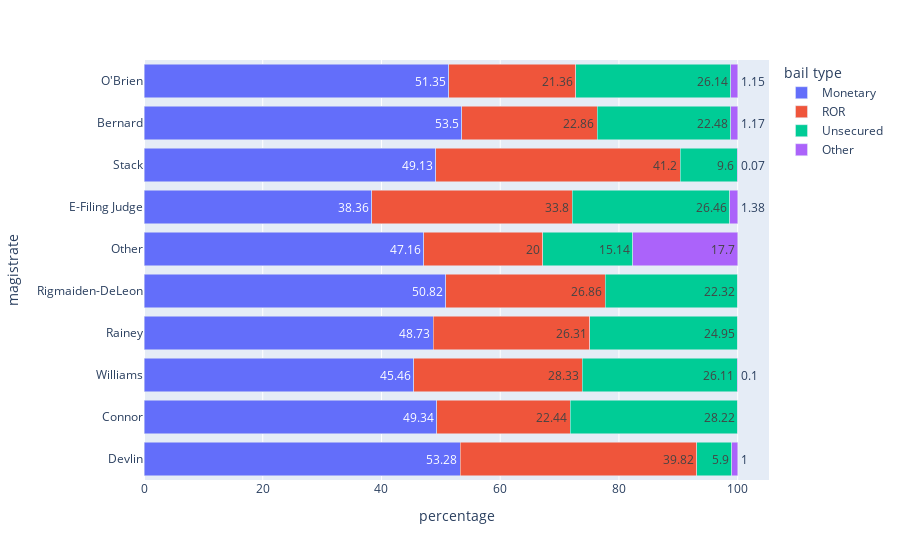

Notebook cell for this chart:
### Code cell
fig = px.bar(df_magistrate,
             orientation = "h",
             barmode = "stack",
             x = ["Monetary", "ROR", "Unsecured", "Other"],
             text = "value",
             hover_data={"Total": True, "bail_amount": True, "value": False, "variable": False},
             labels = {"value": "percentage",
                       "variable": "bail type",
                       "bail_amount": "Total bail amount set",
                       "Total": "Total case count"}
            )
fig.show()

### Figure 1 — Plotly figure (JSON) as saved in the notebook; plotly's stock layout.template omitted (floating-point values rounded to 4 significant figures)
{"data": [{"alignmentgroup": "True", "customdata": [[899, "$50,214", 53.28, "Monetary"], [985, "$93,792", 49.34, "Monetary"], [992, "$43,290", 45.46, "Monetary"], [1106, "$57,307", 48.73, "Monetary"], [1761, "$96,682", 50.82, "Monetary"], [1955, "$132,790", 47.16, "Monetary"], [3488, "$151,629", 38.36, "Monetary"], [4063, "$178,375", 49.13, "Monetary"], [4458, "$503,404", 53.5, "Monetary"], [4518, "$264,058", 51.35, "Monetary"]], "hovertemplate": "magistrate=%{y}<br>Total case count=%{customdata[0]}<br>Total bail amount set=%{customdata[1]}<extra></extra>", "legendgroup": "Monetary", "marker": {"color": "#636efa"}, "name": "Monetary", "offsetgroup": "Monetary", "orientation": "h", "showlegend": true, "text": [53.28, 49.34, 45.46, 48.73, 50.82, 47.16, 38.36, 49.13, 53.5, 51.35], "textposition": "auto", "type": "bar", "x": [53.28, 49.34, 45.46, 48.73, 50.82, 47.16, 38.36, 49.13, 53.5, 51.35], "xaxis": "x", "y": ["Devlin", "Connor", "Williams", "Rainey", "Rigmaiden-DeLeon", "Other", "E-Filing Judge", "Stack", "Bernard", "O'Brien"], "yaxis": "y"}, {"alignmentgroup": "True", "customdata": [[899, "$50,214", 39.82, "ROR"], [985, "$93,792", 22.44, "ROR"], [992, "$43,290", 28.33, "ROR"], [1106, "$57,307", 26.31, "ROR"], [1761, "$96,682", 26.86, "ROR"], [1955, "$132,790", 20, "ROR"], [3488, "$151,629", 33.8, "ROR"], [4063, "$178,375", 41.2, "ROR"], [4458, "$503,404", 22.86, "ROR"], [4518, "$264,058", 21.36, "ROR"]], "hovertemplate": "magistrate=%{y}<br>Total case count=%{customdata[0]}<br>Total bail amount set=%{customdata[1]}<extra></extra>", "legendgroup": "ROR", "marker": {"color": "#EF553B"}, "name": "ROR", "offsetgroup": "ROR", "orientation": "h", "showlegend": true, "text": [39.82, 22.44, 28.33, 26.31, 26.86, 20, 33.8, 41.2, 22.86, 21.36], "textposition": "auto", "type": "bar", "x": [39.82, 22.44, 28.33, 26.31, 26.86, 20, 33.8, 41.2, 22.86, 21.36], "xaxis": "x", "y": ["Devlin", "Connor", "Williams", "Rainey", "Rigmaiden-DeLeon", "Other", "E-Filing Judge", "Stack", "Bernard", "O'Brien"], "yaxis": "y"}, {"alignmentgroup": "True", "customdata": [[899, "$50,214", 5.9, "Unsecured"], [985, "$93,792", 28.22, "Unsecured"], [992, "$43,290", 26.11, "Unsecured"], [1106, "$57,307", 24.95, "Unsecured"], [1761, "$96,682", 22.32, "Unsecured"], [1955, "$132,790", 15.14, "Unsecured"], [3488, "$151,629", 26.46, "Unsecured"], [4063, "$178,375", 9.6, "Unsecured"], [4458, "$503,404", 22.48, "Unsecured"], [4518, "$264,058", 26.14, "Unsecured"]], "hovertemplate": "magistrate=%{y}<br>Total case count=%{customdata[0]}<br>Total bail amount set=%{customdata[1]}<extra></extra>", "legendgroup": "Unsecured", "marker": {"color": "#00cc96"}, "name": "Unsecured", "offsetgroup": "Unsecured", "orientation": "h", "showlegend": true, "text": [5.9, 28.22, 26.11, 24.95, 22.32, 15.14, 26.46, 9.6, 22.48, 26.14], "textposition": "auto", "type": "bar", "x": [5.9, 28.22, 26.11, 24.95, 22.32, 15.14, 26.46, 9.6, 22.48, 26.14], "xaxis": "x", "y": ["Devlin", "Connor", "Williams", "Rainey", "Rigmaiden-DeLeon", "Other", "E-Filing Judge", "Stack", "Bernard", "O'Brien"], "yaxis": "y"}, {"alignmentgroup": "True", "customdata": [[899, "$50,214", 1, "Other"], [985, "$93,792", 0, "Other"], [992, "$43,290", 0.1, "Other"], [1106, "$57,307", 0, "Other"], [1761, "$96,682", 0, "Other"], [1955, "$132,790", 17.7, "Other"], [3488, "$151,629", 1.38, "Other"], [4063, "$178,375", 0.07, "Other"], [4458, "$503,404", 1.17, "Other"], [4518, "$264,058", 1.15, "Other"]], "hovertemplate": "magistrate=%{y}<br>Total case count=%{customdata[0]}<br>Total bail amount set=%{customdata[1]}<extra></extra>", "legendgroup": "Other", "marker": {"color": "#ab63fa"}, "name": "Other", "offsetgroup": "Other", "orientation": "h", "showlegend": true, "text": [1, 0, 0.1, 0, 0, 17.7, 1.38, 0.07, 1.17, 1.15], "textposition": "auto", "type": "bar", "x": [1, 0, 0.1, 0, 0, 17.7, 1.38, 0.07, 1.17, 1.15], "xaxis": "x", "y": ["Devlin", "Connor", "Williams", "Rainey", "Rigmaiden-DeLeon", "Other", "E-Filing Judge", "Stack", "Bernard", "O'Brien"], "yaxis": "y"}], "layout": {"barmode": "stack", "legend": {"title": {"text": "bail type"}, "tracegroupgap": 0}, "margin": {"t": 60}, "xaxis": {"anchor": "y", "domain": [0, 1], "title": {"text": "percentage"}}, "yaxis": {"anchor": "x", "domain": [0, 1], "title": {"text": "magistrate"}}}}
